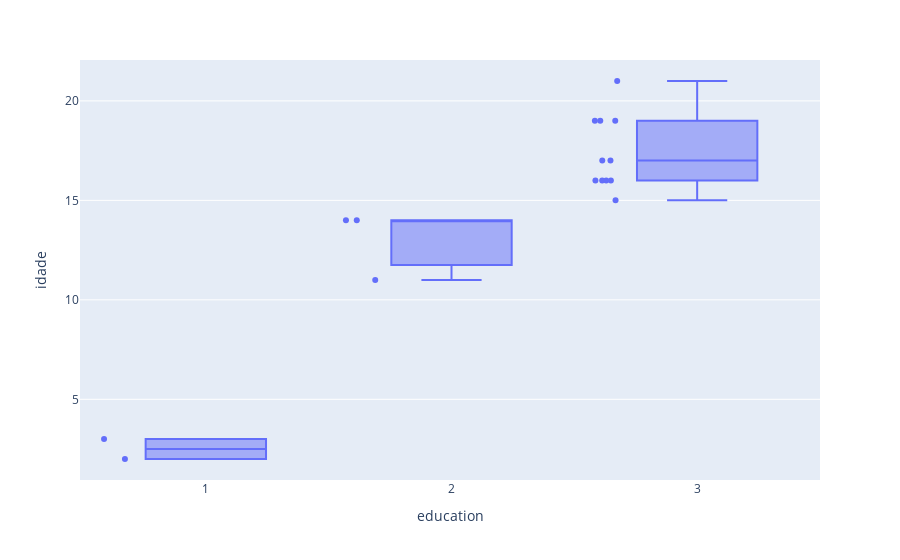

This figure's notebook cell:
### Code cell
px.box(tmp[tmp['school_cluster']=='31_3'], y='idade', x='education', points="all")

### Figure 1 — Plotly figure (JSON) as saved in the notebook; plotly's stock layout.template omitted (floating-point values rounded to 4 significant figures)
{"data": [{"alignmentgroup": "True", "boxpoints": "all", "hovertemplate": "education=%{x}<br>idade=%{y}<extra></extra>", "legendgroup": "", "marker": {"color": "#636efa"}, "name": "", "notched": false, "offsetgroup": "", "orientation": "v", "showlegend": false, "type": "box", "x": [3, 3, 1, 3, 3, 3, 2, 3, 3, 3, 2, 1, 3, 3, 3, 2], "x0": " ", "xaxis": "x", "y": [17, 15, 2, 21, 19, 17, 14, 19, 16, 16, 11, 3, 16, 19, 16, 14], "y0": " ", "yaxis": "y"}], "layout": {"boxmode": "group", "legend": {"tracegroupgap": 0}, "margin": {"t": 60}, "xaxis": {"anchor": "y", "domain": [0, 1], "title": {"text": "education"}}, "yaxis": {"anchor": "x", "domain": [0, 1], "title": {"text": "idade"}}}}
